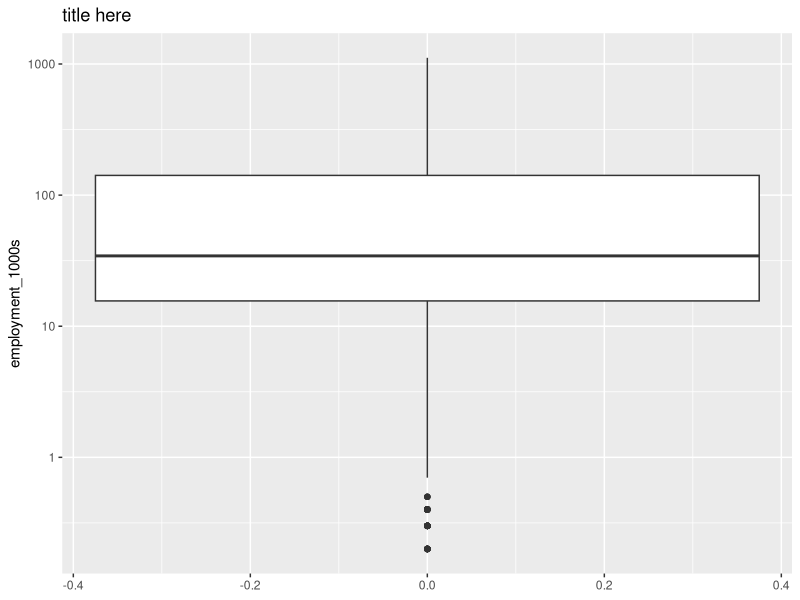

Recreate this plot in R. (Note: this script raises an error after producing the figure.)
#Load packages for importing, cleansing and analysis
library(readr)
library(tidyverse)
library(dplyr)
##install.packages("lubridate")
library(lubridate)

#Load dataset 
lmic_dataset <- read.csv("example_data_bia.csv")

#View dataset
view(lmic_dataset)
str(lmic_dataset)
summary(lmic_dataset)

#We have 18,480 different observations across four
#variables. The experimental unit here is month.


#Check that variables are coded without duplicates
lmic_dataset$naics
str_sort(unique(lmic_dataset$month))
str_sort(unique(lmic_dataset$naics))
str_sort(unique(lmic_dataset$geo))

#Tidy sector names 

lmic_renamed <- lmic_dataset %>%
  mutate(naics = recode(naics, 
                        "Accommodation_and_food_services_[72]" =
                          "Accommodation and food services [72]",
                        "Wholesale_and_retail_trade_[41,_44-45]" = 
                          "Wholesale and retail trade [41, 44-45]",
                        "Other_services_(except_public_administration)_[81]" = 
                        "Other services (except public administration) [81]"
                        )
        )

str_sort(unique(lmic_renamed$naics)) #double check for misspelled values
view(lmic_renamed)

#assign unique IDs to values in lmic_renamed dataset

lmic_renamed$unique_id <-paste0(as.character(lmic_renamed$month), 
                                as.character(lmic_renamed$naics),
                                as.character(lmic_renamed$geo)
                                )

#reorder columns so that unique ID is the starting column

lmic_renamed <- lmic_renamed[, c(5, 1, 2, 3, 4)]

#find all missing values in lmic_renamed

lmic_renamed[is.na(lmic_renamed$employment_1000s),]

##All missing values for relevant months are from 20-Mar values in BC.

#import statscan dataset: named laborstatsBC

laborstatsBC <- read.csv("missing_BC_data.csv", skip=11)
laborstatsBC <- laborstatsBC[-1,]

#Creating tidy data from imported dataset: rename columns, 
#recode categorical variables, filter rows
  
laborstatsBC_new <- laborstatsBC %>%
  rename("naics"="North.American.Industry.Classification.System..NAICS..5",
         "employment_1000s"="Mar.20")%>%                                    
  #filter(laborstatsBC, naics != "Total employed, all industries 6") %>% 
  mutate(naics=case_when(naics=="Wholesale and retail trade"~"Wholesale and retail trade [41, 44-45]",
                         naics=="Accommodation and food services"~"Accommodation and food services [72]",
                         naics=="Other services (except public administration)" ~ "Other services (except public administration) [81]",
                         TRUE~naics))%>%
  select(naics,employment_1000s)%>%
  mutate(month="Mar-20",
         geo="British Columbia")

#remove rows
laborstatsBC_new <- laborstatsBC_new[2:19,]

#merge datasets using left join and coalesce 

lmic_renamed_new <- lmic_renamed%>% left_join(laborstatsBC_new, by=c("naics","month","geo"))%>%
  mutate(employment_1000s.y=as.numeric(employment_1000s.y),
    employment_1000s=coalesce(employment_1000s.x,employment_1000s.y))%>%      #remove duplicated columns created by leftjoin
  select(-employment_1000s.x,-employment_1000s.y)

#summary

summary(lmic_renamed_new)

#boxplot to visualize data and spot anomalies

lmic_renamed_new%>%
  filter(geo!="Canada")%>%
ggplot(aes(x=employment_1000s))+
  geom_boxplot()+
  labs(title="title here")+
  coord_flip()+
  scale_x_log10()

#percent change in employment by province
lmic_renamed_new %>%
  group_by(geo,month,naics) %>%
  mutate(month=dmy(paste0("01",month)))%>%
  summarise_at(vars(employment_1000s), list(mean = mean))%>%
  ungroup()%>%
  filter(month>="2020-01-01",month<="2020-09-01",
         naics %in% c("Accommodation and food services [72]",
                      "Wholesale and retail trade [41, 44-45]", 
                      "Other services (except public administration) [81]"),
         geo!="Canada")%>%
  mutate(naics=case_when(naics=="Accommodation and food services [72]"~"Accommodation and food services",
                         naics=="Wholesale and retail trade [41, 44-45]"~"Wholesale and retail trade",
                         naics=="Other services (except public administration) [81]"~"Other services (except public administration)",
                         TRUE~naics))%>%
  group_by(geo,naics)%>%
  mutate(change=(mean-lag(mean))/lag(mean)*100)%>% #calculate change in employment
  ggplot(aes(x=month,y=change,fill=naics))+
  geom_col(position="dodge")+
  theme(legend.position = "bottom") +
  facet_wrap(~geo,scales="free_y", nrow = 2)+
  labs(title="Monthly change in employment across Canadian provinces",
       x="Months",
       y="Percent Change in Employment",
       fill="Sectors") + 
      scale_x_date(labels=date_format("%b"),breaks = "1 month")

ggsave("Monthly_per_cent_change_in_employment_across_Canadian_provinces.png", width = 50, height = 30, units = "cm")
